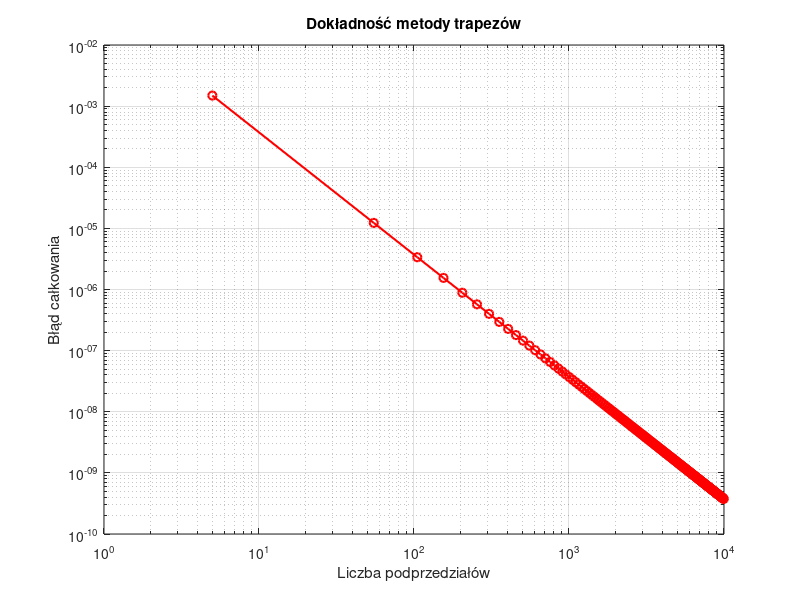

The MATLAB script that drew this image:
function [ft_5, integral_1000, Nt, integration_error] = trapezoidal_rule_accuracy_evaluation()
 

    reference_value = 0.0473612919396179; % wzorcowa wartość całki

    % Wartość funkcji gęstości dla t = 5
    ft_5 = failure_density_function(5);

    % Obliczenie całki metodą trapezów dla 1000 podprzedziałów
    N = 1000;
    x = linspace(0, 5, N+1);
    integral_1000 = trapezoidal_rule(x);

    % Wektory podprzedziałów i błędów
    Nt = 5:50:10^4;
    integration_error = zeros(size(Nt));

    % Pętla po różnych liczbach podprzedziałów
    for i = 1:length(Nt)
        N_i = Nt(i);
        x_i = linspace(0, 5, N_i+1);
        approx = trapezoidal_rule(x_i);
        integration_error(i) = abs(approx - reference_value);
    end

    % Rysowanie wykresu błędu w skali log-log
    figure;
    loglog(Nt, integration_error, 'r-o', 'LineWidth', 1.5);
    grid on;
    xlabel('Liczba podprzedziałów');
    ylabel('Błąd całkowania');
    title('Dokładność metody trapezów');
    saveas(gcf, 'zadanie2.png');
end

function integral_approximation = trapezoidal_rule(x)
    % Oblicza przybliżoną wartość całki metodą trapezów dla podanego wektora x
    n = length(x) - 1;
    h = (x(end) - x(1)) / n;
    f_values = failure_density_function(x);
    integral_approximation = (h/2) * sum(f_values(1:end-1) + f_values(2:end));
end

function ft = failure_density_function(t)
    sigma = 3;
    mu = 10;
    ft = 1/(sigma*sqrt(2*pi)) * exp((-(t - mu).^2) / (2 * sigma^2));
end
